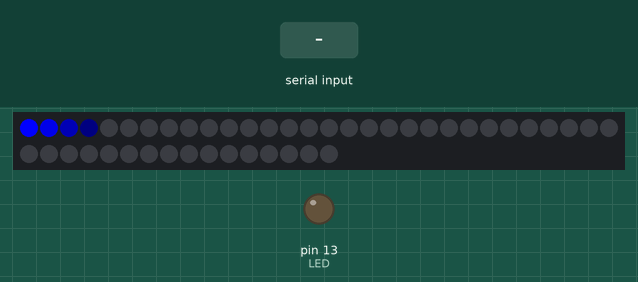
Simulated run of this sketch. Board: Arduino Uno, built with avr-gcc and run on an emulated ATmega328P. Parts: 46 RGB LEDs in strip order, left to right, continuing on the next row, output pins drawn as LEDs (lit = HIGH). The test bench sets the inputs (shaded band).

Above: at 1.2 s.
1.3 s: byte 120 received over Serial
2.8 s: byte 30 received over Serial
At 3.8 s:
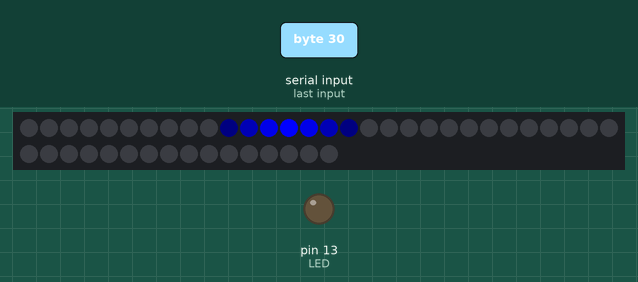
4.3 s: byte 90 received over Serial
At 5.1 s:
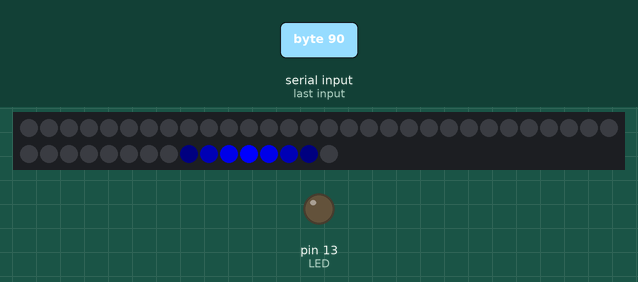
Timing chart, 0 to 7.3 s (numbered marks = the images above; inputs shaded):
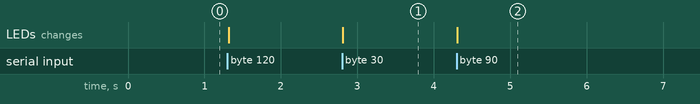

The sketch:

2018_03_27_centroid_movement_2_w_raised_cosine_array.ino
```cpp
/*
 * This sketch is meant to be used with the following
 * PureData sketch (using the [comport] object:

#N canvas 748 274 450 300 10;
#X msg 92 79 close;
#X msg 125 122 ports;
#X obj 92 149 comport 1 9600;
#X obj 92 50 loadbang;
#X obj 29 20 hsl 128 15 0 99 0 0 empty empty empty -2 -8 0 10 -262144
-1 -1 3300 1;
#X floatatom 26 40 5 0 0 0 - - -, f 5;
#X obj 187 199 print;
#X obj 187 177 route ports;
#X msg 113 100 open 3;
#X connect 0 0 2 0;
#X connect 1 0 2 0;
#X connect 2 1 7 0;
#X connect 3 0 0 0;
#X connect 4 0 5 0;
#X connect 5 0 2 0;
#X connect 7 0 6 0;
#X connect 8 0 2 0;

 */


// LED stuff
#include <Adafruit_DotStar.h>
#include <SPI.h>     // see Adafruit DotStar library example to better understand

#define NLEDS 46 // Number of LEDs in strip

// Here's how to control the LEDs from any two pins:
#define DATAPIN    4
#define CLOCKPIN   5
Adafruit_DotStar strip = Adafruit_DotStar(NLEDS, DATAPIN, CLOCKPIN, DOTSTAR_BRG);

const int DELAY_TIME = 10;
int centroid = 0;     // an integer from 0 to 100
int centroidLed = 0;  // expresses value scaled to the number of pixels
int blue = 0;

// utility variables
int i=0, j=0;


// must define sidelobe dimension first
const int SIDELOBS = 4;
// the we declare an array that will work as a lookup table
// for the squared-raised-cosine figure.
float lookup [SIDELOBS];


/************************************************************************************
 * SETUP
 ***********************************************************************************/
void setup()
{
  pinMode(13, OUTPUT); digitalWrite(13, LOW); // turn off the annoying LED

  // open the serial communication
  Serial.begin(9600, SERIAL_8N1);

  strip.begin(); // Initialize pins for output

  // set every pixel to sleep
  for(i=0; i<NLEDS; i++)
  {
    strip.setPixelColor(i, 0x00, 0x00, 0x00);
  }
  strip.show();  // Turn all LEDs off ASAP

  // fill the lookup table
  for(i=0; i<SIDELOBS; i++)
  {
    int x = i+1;
    lookup[i] = 0.5 * (cos ( (PI*x)/SIDELOBS ) + 1 );
    lookup[i] = lookup[i]*lookup[i];
  }
}

/************************************************************************************
 * LOOP
 ***********************************************************************************/
void loop()
{

  // TODO: Add here serial communication section in order
  // to discard the serial event callback function

  // LED stuff //////////////////////////////////////////////////////////
  // The logic below is created in order to properly light-up
  // leds around the centroid according to the
  // squared raised-cosine lookup table.
  for(i=0; i<NLEDS; i++)
  {
    int distance = abs(i-centroidLed);
    if(distance == 0)
    {
      blue = 255;
    }
    else if( distance <= SIDELOBS )
    {
      blue = lookup[distance-1]*255.0;
    }
    else
    {
      blue = 0;
    }
    strip.setPixelColor(i, 0x00, 0x00, blue);
  }

  strip.show();

  delay(DELAY_TIME); // put a delay so it isn't overwhelming
}

/************************************************************************************
 * SERIAL EVENT
 ***********************************************************************************/
void serialEvent()
{
  byte c = Serial.read();
  centroid = c;
  centroidLed = ((1.0 * centroid)/100.0) * NLEDS;
}
```

Measured:
- after the input at 2.8 s, the LEDs: change at once (image 1)
- after the input at 4.3 s, the LEDs: change at once (image 2)
